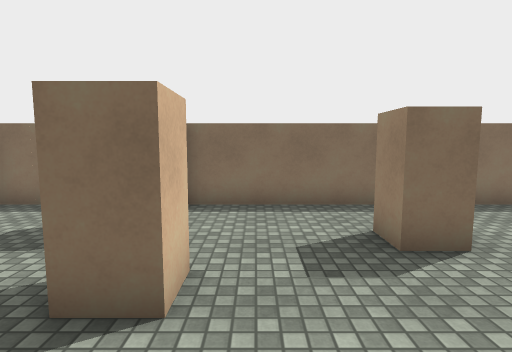
view 1 (above)

14 first-person views from a walk through a 3-D level made in the Unity game engine. The camera is 1.5 m above the floor, tilts 6° down and sees 80° across. The floor is counted in squares, 1 m on a side. Each view is taken from the middle of a square. On the plan, view 1 faces up. The plan holds only what a view shows up to about 15 squares ahead; the rest is blank. The player is left out. Surface patterns are stand-ins for the level's own textures.

view 2
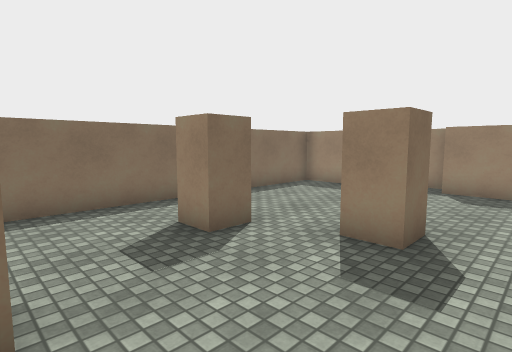

view 3
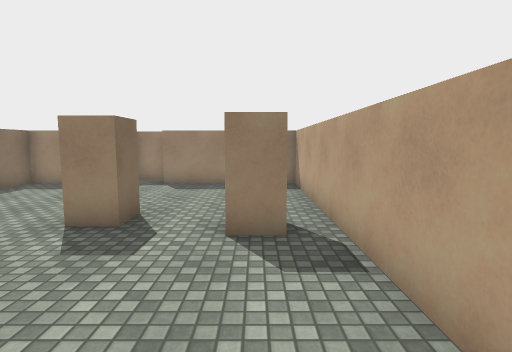

view 4
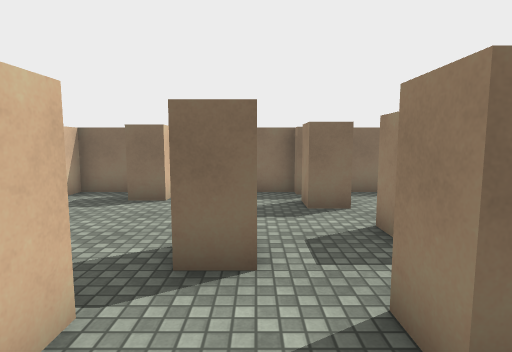

view 5
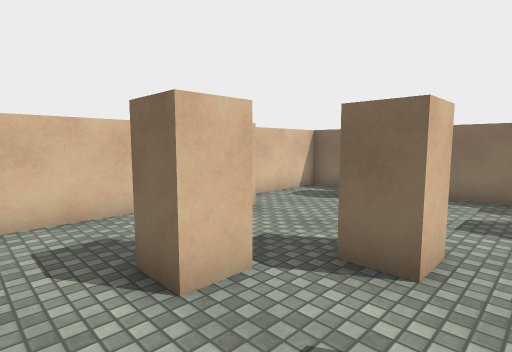

view 6
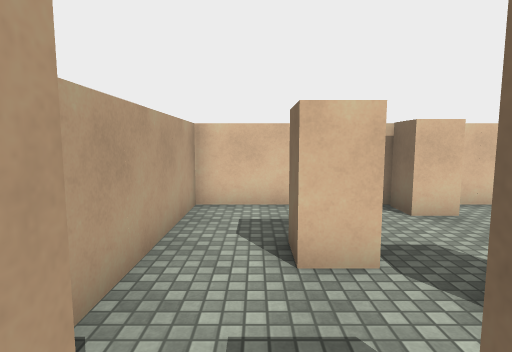

view 7
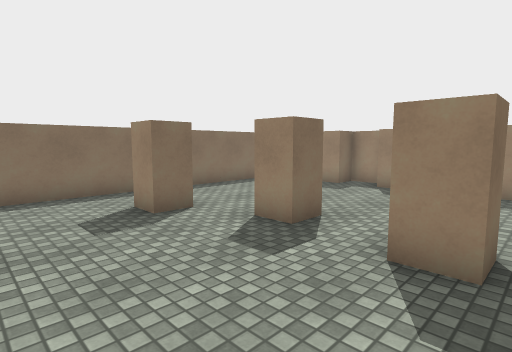

view 8
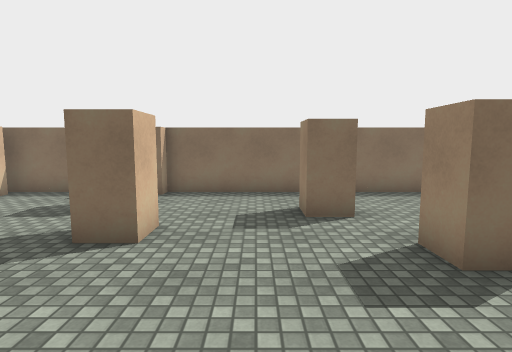

view 9
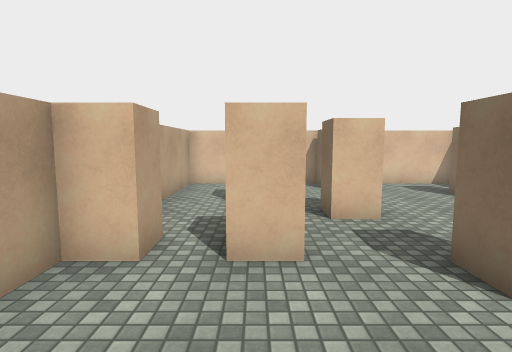

view 10
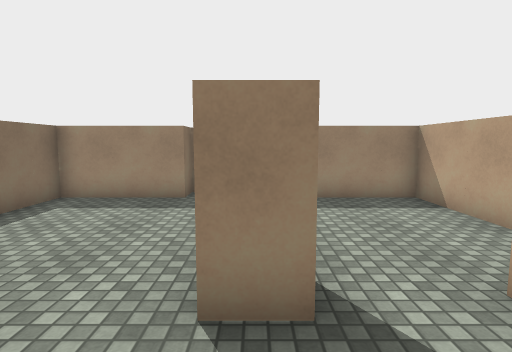

view 11
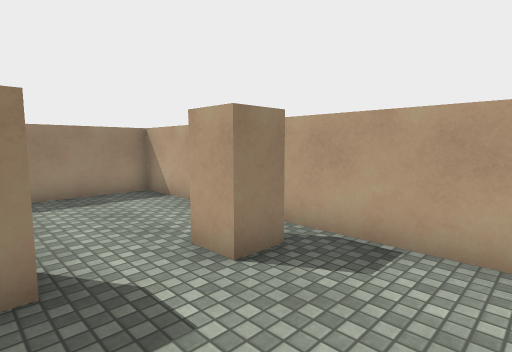

view 12
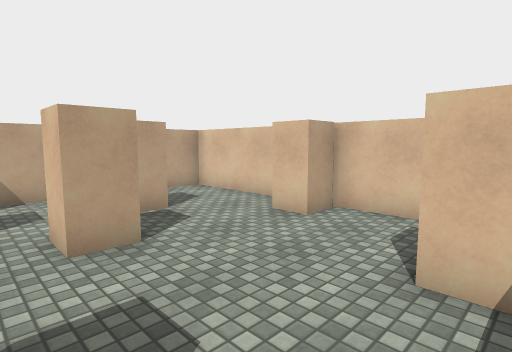

view 13
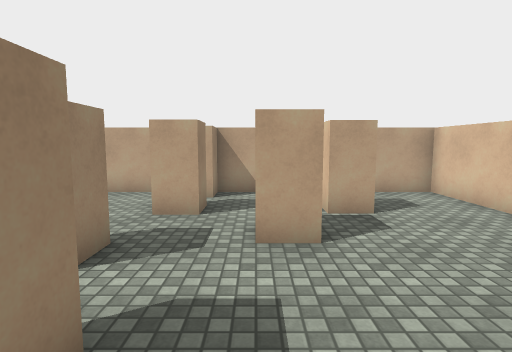

view 14
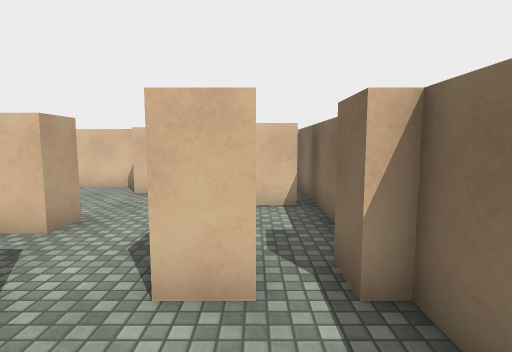

### Floor plan
Points are (right, up) in squares from view 1. A wall is a line through its corners. A room is listed if a view was taken in it or the views show most of it. See-through windows are left out.
Room 1 (views 1, 2, 3, 4, 5, 6, 7, 8, 9, 10, 11, 12, 13, 14)
walls: (-2.8, -0.5) (-2.8, 0.5) (-1.8, 0.5) (-1.8, -0.5); (-1.8, -1.9) (-1.8, -2.5); (-1.8, 6) (-1.8, 5) (-2.8, 5) (-2.8, 6); (4.5, 1.5) (3.5, 1.5) (3.5, 2.5); (-2.8, -2.5) (-2.8, -1.9); (4, -1.5) (2.9, -1.5) (2.9, -0.5) (4, -0.5); (-1.8, 7.6) (-1.8, 7) (-2.8, 7) (-2.8, 7.5); (-6.6, 0.5) (-5.6, 0.5) (-5.6, -0.4) (-6.6, -0.4); (-6.4, 7.1) (-6.4, 6) (-7.5, 6); (-9.4, 3.3) (-8.3, 3.3) (-8.3, 2.3) (-9.4, 2.3); (10.5, 4) (9.5, 4) (9.5, 7.5) (-9.5, 7.5) (-9.5, -2.5) (9.5, -2.5) (9.5, 2.5)
ways out: opening at (10, 3)
objects: other object (-5, 2) to (-4, 2); other object (-1, 3); other object (2, 5) to (3, 5)

Positions as (right, up) in squares from view 1, and headings:
1: (0, 0), facing up
2: (-1, 0), facing up-right
3: (-2, -1), facing right
4: (-4, -2), facing up
5: (-3, -2), facing up-left
6: (-2, -1), facing left
7: (-1, -2), facing up-right
8: (1, -2), facing up
9: (2, 0), facing left
10: (1, 2), facing right
11: (0, 2), facing down-right
12: (-3, 7), facing down-left
13: (-4, 7), facing down
14: (1, 6), facing left
